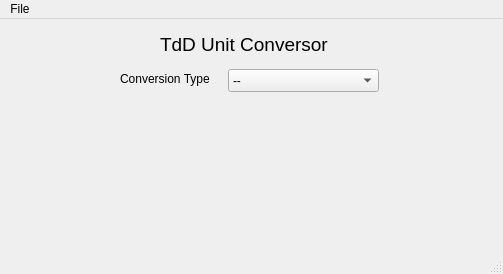
<?xml version="1.0" encoding="UTF-8"?>
<ui version="4.0">
 <class>UnitConversor</class>
 <widget class="QMainWindow" name="UnitConversor">
  <property name="geometry">
   <rect>
    <x>0</x>
    <y>0</y>
    <width>503</width>
    <height>274</height>
   </rect>
  </property>
  <property name="windowTitle">
   <string>Unit Conversor</string>
  </property>
  <widget class="QWidget" name="centralwidget">
   <widget class="QLabel" name="label">
    <property name="geometry">
     <rect>
      <x>160</x>
      <y>10</y>
      <width>191</width>
      <height>31</height>
     </rect>
    </property>
    <property name="font">
     <font>
      <pointsize>14</pointsize>
     </font>
    </property>
    <property name="text">
     <string>TdD Unit Conversor</string>
    </property>
   </widget>
   <widget class="QComboBox" name="comboBox_3">
    <property name="geometry">
     <rect>
      <x>228</x>
      <y>50</y>
      <width>151</width>
      <height>23</height>
     </rect>
    </property>
    <property name="sizePolicy">
     <sizepolicy hsizetype="Expanding" vsizetype="Fixed">
      <horstretch>0</horstretch>
      <verstretch>0</verstretch>
     </sizepolicy>
    </property>
    <item>
     <property name="text">
      <string>--</string>
     </property>
    </item>
    <item>
     <property name="text">
      <string>Distance</string>
     </property>
    </item>
    <item>
     <property name="text">
      <string>Area</string>
     </property>
    </item>
    <item>
     <property name="text">
      <string>Volume</string>
     </property>
    </item>
    <item>
     <property name="text">
      <string>Mass</string>
     </property>
    </item>
    <item>
     <property name="text">
      <string>Angle</string>
     </property>
    </item>
    <item>
     <property name="text">
      <string>Pressure</string>
     </property>
    </item>
    <item>
     <property name="text">
      <string>Temperature</string>
     </property>
    </item>
    <item>
     <property name="text">
      <string>Speed</string>
     </property>
    </item>
    <item>
     <property name="text">
      <string>Energy</string>
     </property>
    </item>
    <item>
     <property name="text">
      <string>Power</string>
     </property>
    </item>
    <item>
     <property name="text">
      <string>Data</string>
     </property>
    </item>
    <item>
     <property name="text">
      <string>Currency</string>
     </property>
    </item>
   </widget>
   <widget class="QLabel" name="label_4">
    <property name="geometry">
     <rect>
      <x>120</x>
      <y>50</y>
      <width>101</width>
      <height>20</height>
     </rect>
    </property>
    <property name="text">
     <string>Conversion Type</string>
    </property>
   </widget>
  </widget>
  <widget class="QMenuBar" name="menubar">
   <property name="geometry">
    <rect>
     <x>0</x>
     <y>0</y>
     <width>503</width>
     <height>20</height>
    </rect>
   </property>
   <widget class="QMenu" name="menuFile">
    <property name="title">
     <string>File</string>
    </property>
    <addaction name="actionInfo"/>
    <addaction name="actionClose"/>
   </widget>
   <addaction name="menuFile"/>
  </widget>
  <widget class="QStatusBar" name="statusbar"/>
  <action name="actionInfo">
   <property name="text">
    <string>Info</string>
   </property>
  </action>
  <action name="actionClose">
   <property name="text">
    <string>Close</string>
   </property>
  </action>
 </widget>
 <resources/>
 <connections/>
</ui>
